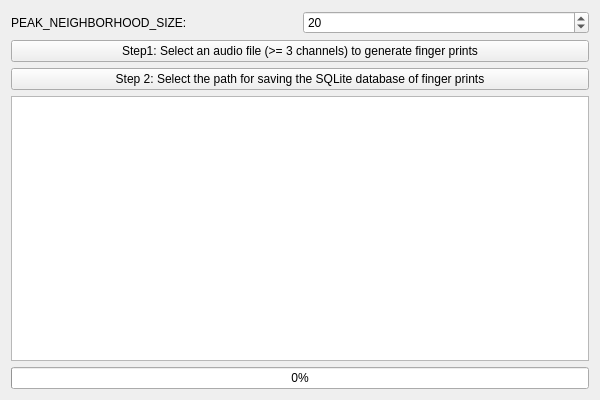
<?xml version="1.0" encoding="UTF-8"?>
<ui version="4.0">
 <class>Form</class>
 <widget class="QWidget" name="Form">
  <property name="geometry">
   <rect>
    <x>0</x>
    <y>0</y>
    <width>600</width>
    <height>400</height>
   </rect>
  </property>
  <property name="windowTitle">
   <string>Form</string>
  </property>
  <layout class="QVBoxLayout" name="verticalLayout">
   <item>
    <layout class="QVBoxLayout" name="verticalLayout_2">
     <item>
      <layout class="QHBoxLayout" name="horizontalLayout">
       <item>
        <widget class="QLabel" name="label">
         <property name="text">
          <string>PEAK_NEIGHBORHOOD_SIZE:</string>
         </property>
        </widget>
       </item>
       <item>
        <widget class="QSpinBox" name="spinBox">
         <property name="autoFillBackground">
          <bool>false</bool>
         </property>
         <property name="minimum">
          <number>10</number>
         </property>
         <property name="maximum">
          <number>50</number>
         </property>
         <property name="value">
          <number>20</number>
         </property>
        </widget>
       </item>
      </layout>
     </item>
     <item>
      <widget class="QPushButton" name="pushButton">
       <property name="text">
        <string>Step1: Select an audio file (&gt;= 3 channels) to generate finger prints</string>
       </property>
       <property name="checkable">
        <bool>false</bool>
       </property>
      </widget>
     </item>
     <item>
      <widget class="QPushButton" name="pushButton_2">
       <property name="text">
        <string>Step 2: Select the path for saving the SQLite database of finger prints</string>
       </property>
      </widget>
     </item>
     <item>
      <widget class="QPlainTextEdit" name="plainTextEdit">
       <property name="readOnly">
        <bool>true</bool>
       </property>
      </widget>
     </item>
     <item>
      <widget class="QProgressBar" name="progressBar">
       <property name="value">
        <number>0</number>
       </property>
       <property name="invertedAppearance">
        <bool>false</bool>
       </property>
      </widget>
     </item>
    </layout>
   </item>
  </layout>
 </widget>
 <resources/>
 <connections/>
</ui>
